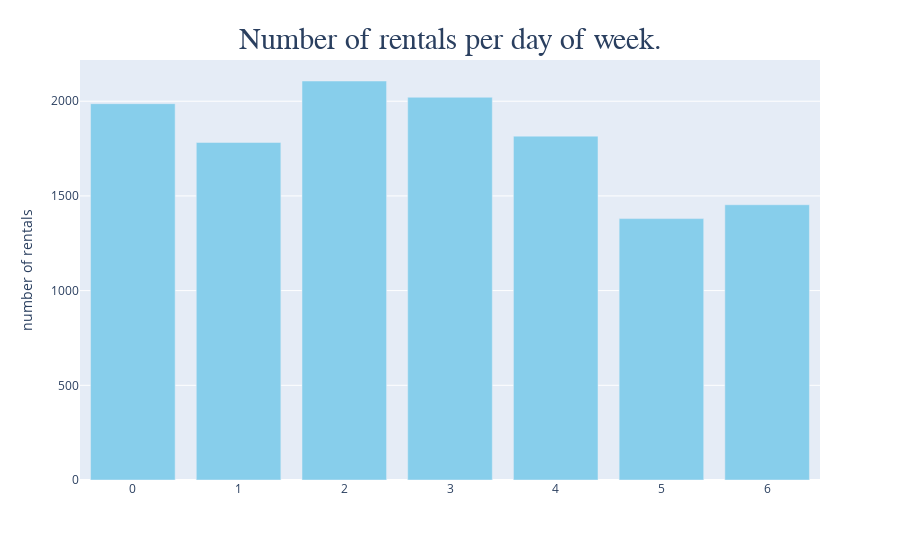

This figure's notebook cell:
### Code cell
fig = px.bar(rent_num_per_day, x=rent_num_per_day.index, y='num_per_day')
fig.update_layout(
    title={
        'text': "Number of rentals per day of week.",
         'font': {
              'family': 'Calibri',
              'size': 30
        },
        'y':0.95,
        'x':0.5,
        'xanchor': 'center',
        'yanchor': 'top'})
fig.update_traces(marker_color='skyblue')
fig.update_yaxes(
    title_text = 'number of rentals',
    )
fig.update_xaxes(
    title_text = None
    )
fig.show()

### Figure 1 — Plotly figure (JSON) as saved in the notebook; plotly's stock layout.template omitted (floating-point values rounded to 4 significant figures)
{"data": [{"alignmentgroup": "True", "hoverlabel": {"namelength": 0}, "hovertemplate": "x=%{x}<br>num_per_day=%{y}", "legendgroup": "", "marker": {"color": "skyblue"}, "name": "", "offsetgroup": "", "orientation": "v", "showlegend": false, "textposition": "auto", "type": "bar", "x": [0, 1, 2, 3, 4, 5, 6], "xaxis": "x", "y": [1987, 1782.0, 2107.0, 2021.0, 1816.0, 1380.0, 1453.0], "yaxis": "y"}], "layout": {"barmode": "relative", "legend": {"tracegroupgap": 0}, "margin": {"t": 60}, "title": {"font": {"family": "Calibri", "size": 30}, "text": "Number of rentals per day of week.", "x": 0.5, "xanchor": "center", "y": 0.95, "yanchor": "top"}, "xaxis": {"anchor": "y", "domain": [0, 1], "title": {}}, "yaxis": {"anchor": "x", "domain": [0, 1], "title": {"text": "number of rentals"}}}}
